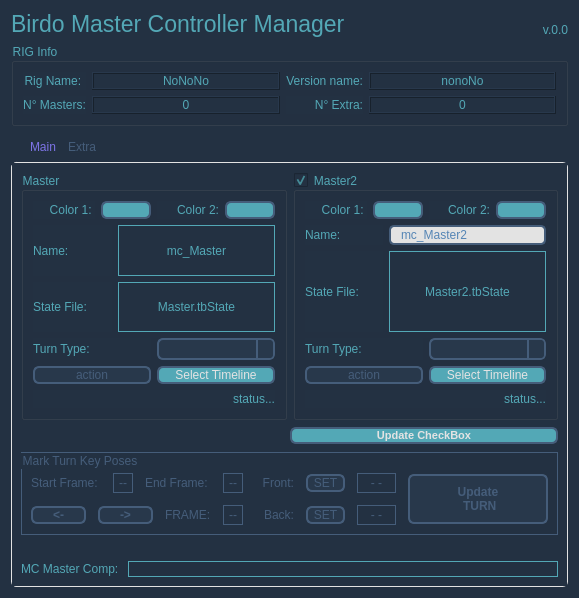
<?xml version="1.0" encoding="UTF-8"?>
<ui version="4.0">
 <class>Form</class>
 <widget class="QWidget" name="Form">
  <property name="geometry">
   <rect>
    <x>0</x>
    <y>0</y>
    <width>579</width>
    <height>598</height>
   </rect>
  </property>
  <property name="windowTitle">
   <string>Birdo MC Manager</string>
  </property>
  <property name="styleSheet">
   <string notr="true">QWidget{	
	background-color: #233142;
}

QLabel{
	color: #53a8b6;
}

QLabel:disabled {
	color: #455d7a;
}

QGroupBox {
	color: #53a8b6;
}

QGroupBox:disabled {
	color: #455d7a;
	border: 1px solid #455d7a;
}

QGroupBox:unchecked {
	border: null;	
}

QTabWidget::pane {
	border: 1px solid #e3e3e3;
	border-radius: 5px;
} 

QTabWidget::tab-bar {
    left: 15px; /* move to the right by 5px */
}

QTabBar::tab {
	color: #455d7a;
	background: transparent; 
	border: null; 
	padding-top: 8px;
	padding-bottom: 8px;
	padding-right: 8px;
	padding-left: 4px;

} 

QTabBar::tab:selected {
	color: #7c73e6;
	background: transparent; 
	padding-left: 4px;
}

QCheckBox {
	color: #e3e3e3;
    spacing: 5px;
}

QCheckBox:unchecked {
	color: #53a8b6;
}

QCheckBox:checked {
	color: #7c73e6;
}

QCheckBox::indicator:unchecked {
    border: 1px solid white;
	border-radius: 2px;
	background-color:#233142;
}

QCheckBox::indicator:checked {
    border: 2px solid lightgray;
	border-radius: 6px;
	background-color: rgb(56, 186, 255);
}

QCheckBox:disabled{
	color: gray;
}

QCheckBox::indicator:checked:disabled {
    color: rgb(250, 90, 120);
	background-color: #233142;
	border-color: gray;
}

QCheckBox::indicator:unchecked:disabled {
    color: rgb(250, 90, 120);
	background-color: #233142;
	border-color: gray;
}

QComboBox {
	color: #233142;
    border: 2px solid #455d7a;
    border-radius: 6px;
    padding: 1px 18px 1px 3px;
    min-width: 6em;
}

QComboBox::down-arrow {
      image: null;
}

QComboBox:!editable, QComboBox::drop-down:editable {
     background: #e3e3e3;
}

QComboBox:on { /* shift the text when the popup opens */
    padding-top: 3px;
    padding-left: 4px;
}

QComboBox::drop-down {
    width: 15px;
	background-color: #e3e3e3;
    border-left-width: 2px;
    border-left-color: #455d7a;
    border-left-style: solid; /* just a single line */
    border-top-right-radius: 3px; /* same radius as the QComboBox */
    border-bottom-right-radius: 3px;
}

QComboBox::drop-down:disabled {
	background: rgb(40, 56, 75);
}

QComboBox:hover{
    border: 2px solid white;
    color: #53a8b6;
}

QComboBox QAbstractItemView{
    border: 2px solid white;
	border-radius: 10px;
    color: #233142;
	background-color: lightgray;
    selection-background-color: rgb(40, 30, 50);
	selection-color: white;
	selection-item-border-radius: 2px;
	padding: 3px 3px ;
}

QComboBox:disabled{
	border-color: #455d7a;
	background: rgb(40, 56, 75);
	color: #455d7a;
}

QScrollArea{
	border-radius: 5px;
	border: none;
}

QScrollBar::handle {
	border-radius: 10px;
 	border: none;
	background-color: #455d7a;
	width: 5px;
}

QScrollBar::add-page{ 
	border: none;
    background-color: transparent;
}

QScrollBar::sub-page {
    background-color: transparent;
	border: none;
}

QScrollBar::add-line {
    border: none;
    background-color: transparent;
}

QScrollBar::sub-line {
    border: none;
    background-color: transparent;
}

QScrollBar:arrow{
	border: none;
	background: transparent;
	color: none;
	image: none;
}

QPushButton {
	color: #e3e3e3;
    border: 2px solid #455d7a;
    border-radius: 6px;
	background-color: #53a8b6;
}

QPushButton:hover{
    border: 2px solid white;
    color: white;
}

QPushButton:pressed {
	color: #e3e3e3;
	border-color: #e3e3e3;
    background-color: #455d7a;
}

QPushButton:flat {
    border: none; /* no border for a flat push button */
}

QPushButton:default {
    border-color: navy; /* make the default button prominent */
}

QPushButton::disabled {
	border-color: #455d7a;
	background: rgb(40, 56, 75);
	color: #455d7a;
}

QLineEdit {
	color: #5585b5;
    border: 2px solid #455d7a;
    border-radius: 5px;
    padding: 0 8px;
    background: #e3e3e3;
    selection-background-color: darkgray;
}

QLineEdit:hover{
    border: 2px solid white;
    color: black;
}

QLineEdit:disabled{
	border-color: #455d7a;
	background: rgb(40, 56, 75);
	color: #455d7a;
}</string>
  </property>
  <layout class="QGridLayout" name="gridLayout_2">
   <item row="1" column="0">
    <widget class="QGroupBox" name="groupInfo">
     <property name="title">
      <string>RIG Info</string>
     </property>
     <layout class="QGridLayout" name="gridLayout" rowstretch="0,0" columnstretch="0,0,0,0">
      <item row="0" column="1">
       <widget class="QLabel" name="labelRigName">
        <property name="sizePolicy">
         <sizepolicy hsizetype="Expanding" vsizetype="Preferred">
          <horstretch>0</horstretch>
          <verstretch>0</verstretch>
         </sizepolicy>
        </property>
        <property name="frameShape">
         <enum>QFrame::Box</enum>
        </property>
        <property name="frameShadow">
         <enum>QFrame::Raised</enum>
        </property>
        <property name="text">
         <string>NoNoNo</string>
        </property>
        <property name="alignment">
         <set>Qt::AlignCenter</set>
        </property>
       </widget>
      </item>
      <item row="1" column="1">
       <widget class="QLabel" name="labelMCMasterCount">
        <property name="frameShape">
         <enum>QFrame::Box</enum>
        </property>
        <property name="frameShadow">
         <enum>QFrame::Raised</enum>
        </property>
        <property name="text">
         <string>0</string>
        </property>
        <property name="alignment">
         <set>Qt::AlignCenter</set>
        </property>
       </widget>
      </item>
      <item row="1" column="0">
       <widget class="QLabel" name="label_4">
        <property name="text">
         <string>N° Masters:</string>
        </property>
        <property name="alignment">
         <set>Qt::AlignCenter</set>
        </property>
       </widget>
      </item>
      <item row="0" column="0">
       <widget class="QLabel" name="label_2">
        <property name="text">
         <string>Rig Name: </string>
        </property>
        <property name="alignment">
         <set>Qt::AlignCenter</set>
        </property>
       </widget>
      </item>
      <item row="0" column="2">
       <widget class="QLabel" name="label_6">
        <property name="text">
         <string>Version name:</string>
        </property>
        <property name="alignment">
         <set>Qt::AlignRight|Qt::AlignTrailing|Qt::AlignVCenter</set>
        </property>
       </widget>
      </item>
      <item row="0" column="3">
       <widget class="QLabel" name="labelRigVersion">
        <property name="sizePolicy">
         <sizepolicy hsizetype="Expanding" vsizetype="Preferred">
          <horstretch>0</horstretch>
          <verstretch>0</verstretch>
         </sizepolicy>
        </property>
        <property name="frameShape">
         <enum>QFrame::Box</enum>
        </property>
        <property name="frameShadow">
         <enum>QFrame::Raised</enum>
        </property>
        <property name="text">
         <string>nonoNo</string>
        </property>
        <property name="alignment">
         <set>Qt::AlignCenter</set>
        </property>
       </widget>
      </item>
      <item row="1" column="2">
       <widget class="QLabel" name="label_8">
        <property name="text">
         <string>N° Extra:</string>
        </property>
        <property name="alignment">
         <set>Qt::AlignRight|Qt::AlignTrailing|Qt::AlignVCenter</set>
        </property>
       </widget>
      </item>
      <item row="1" column="3">
       <widget class="QLabel" name="labelMCExtraCount">
        <property name="frameShape">
         <enum>QFrame::Box</enum>
        </property>
        <property name="frameShadow">
         <enum>QFrame::Raised</enum>
        </property>
        <property name="text">
         <string>0</string>
        </property>
        <property name="alignment">
         <set>Qt::AlignCenter</set>
        </property>
       </widget>
      </item>
     </layout>
    </widget>
   </item>
   <item row="0" column="0">
    <layout class="QHBoxLayout" name="horizontalLayout_2">
     <item>
      <widget class="QLabel" name="label">
       <property name="font">
        <font>
         <pointsize>17</pointsize>
        </font>
       </property>
       <property name="styleSheet">
        <string notr="true">QLabel {
	color: #53a8b6;
}</string>
       </property>
       <property name="text">
        <string>Birdo Master Controller Manager</string>
       </property>
      </widget>
     </item>
     <item>
      <widget class="QLabel" name="labelVersion">
       <property name="text">
        <string>v.0.0</string>
       </property>
       <property name="alignment">
        <set>Qt::AlignBottom|Qt::AlignRight|Qt::AlignTrailing</set>
       </property>
      </widget>
     </item>
    </layout>
   </item>
   <item row="2" column="0">
    <widget class="QTabWidget" name="tabWidget">
     <property name="currentIndex">
      <number>0</number>
     </property>
     <widget class="QWidget" name="intro">
      <attribute name="title">
       <string>Main</string>
      </attribute>
      <layout class="QVBoxLayout" name="verticalLayout_3">
       <item>
        <layout class="QHBoxLayout" name="horizontalLayout_5">
         <item>
          <widget class="QGroupBox" name="groupMaster">
           <property name="sizePolicy">
            <sizepolicy hsizetype="Preferred" vsizetype="Expanding">
             <horstretch>0</horstretch>
             <verstretch>0</verstretch>
            </sizepolicy>
           </property>
           <property name="maximumSize">
            <size>
             <width>16777215</width>
             <height>16777215</height>
            </size>
           </property>
           <property name="title">
            <string>Master</string>
           </property>
           <layout class="QVBoxLayout" name="verticalLayout_2">
            <item>
             <layout class="QHBoxLayout" name="horizontalLayout_18">
              <item>
               <widget class="QLabel" name="label_5">
                <property name="text">
                 <string>Color 1: </string>
                </property>
                <property name="alignment">
                 <set>Qt::AlignRight|Qt::AlignTrailing|Qt::AlignVCenter</set>
                </property>
               </widget>
              </item>
              <item>
               <widget class="QPushButton" name="pushMasterCor1">
                <property name="minimumSize">
                 <size>
                  <width>50</width>
                  <height>0</height>
                 </size>
                </property>
                <property name="maximumSize">
                 <size>
                  <width>50</width>
                  <height>16777215</height>
                 </size>
                </property>
                <property name="text">
                 <string/>
                </property>
               </widget>
              </item>
              <item>
               <widget class="QLabel" name="label_11">
                <property name="text">
                 <string>Color 2:</string>
                </property>
                <property name="alignment">
                 <set>Qt::AlignRight|Qt::AlignTrailing|Qt::AlignVCenter</set>
                </property>
               </widget>
              </item>
              <item>
               <widget class="QPushButton" name="pushMasterCor2">
                <property name="minimumSize">
                 <size>
                  <width>50</width>
                  <height>0</height>
                 </size>
                </property>
                <property name="maximumSize">
                 <size>
                  <width>50</width>
                  <height>16777215</height>
                 </size>
                </property>
                <property name="text">
                 <string/>
                </property>
               </widget>
              </item>
             </layout>
            </item>
            <item>
             <layout class="QHBoxLayout" name="horizontalLayout_11" stretch="1,2">
              <item>
               <widget class="QLabel" name="label_3">
                <property name="text">
                 <string>Name:</string>
                </property>
               </widget>
              </item>
              <item>
               <widget class="QLabel" name="labelMasterName">
                <property name="frameShape">
                 <enum>QFrame::Box</enum>
                </property>
                <property name="text">
                 <string>mc_Master</string>
                </property>
                <property name="alignment">
                 <set>Qt::AlignCenter</set>
                </property>
               </widget>
              </item>
             </layout>
            </item>
            <item>
             <layout class="QHBoxLayout" name="horizontalLayout_10" stretch="1,2">
              <item>
               <widget class="QLabel" name="label_14">
                <property name="text">
                 <string>State File:</string>
                </property>
               </widget>
              </item>
              <item>
               <widget class="QLabel" name="labelMasterStFile">
                <property name="frameShape">
                 <enum>QFrame::Box</enum>
                </property>
                <property name="text">
                 <string>Master.tbState</string>
                </property>
                <property name="alignment">
                 <set>Qt::AlignCenter</set>
                </property>
               </widget>
              </item>
             </layout>
            </item>
            <item>
             <layout class="QHBoxLayout" name="horizontalLayout_9">
              <item>
               <widget class="QLabel" name="label_16">
                <property name="text">
                 <string>Turn Type:</string>
                </property>
               </widget>
              </item>
              <item>
               <widget class="QComboBox" name="comboTurnType">
                <property name="enabled">
                 <bool>false</bool>
                </property>
               </widget>
              </item>
             </layout>
            </item>
            <item>
             <layout class="QHBoxLayout" name="horizontalLayout_12">
              <item>
               <widget class="QPushButton" name="pushActionMaster">
                <property name="enabled">
                 <bool>false</bool>
                </property>
                <property name="text">
                 <string>action</string>
                </property>
               </widget>
              </item>
              <item>
               <widget class="QPushButton" name="pushSelectTL">
                <property name="text">
                 <string>Select Timeline</string>
                </property>
               </widget>
              </item>
             </layout>
            </item>
            <item>
             <widget class="QLabel" name="labelMasterStatus">
              <property name="sizePolicy">
               <sizepolicy hsizetype="Preferred" vsizetype="Expanding">
                <horstretch>0</horstretch>
                <verstretch>0</verstretch>
               </sizepolicy>
              </property>
              <property name="maximumSize">
               <size>
                <width>16777215</width>
                <height>18</height>
               </size>
              </property>
              <property name="text">
               <string>status...</string>
              </property>
              <property name="alignment">
               <set>Qt::AlignRight|Qt::AlignTrailing|Qt::AlignVCenter</set>
              </property>
             </widget>
            </item>
           </layout>
          </widget>
         </item>
         <item>
          <widget class="QGroupBox" name="groupMaster2">
           <property name="enabled">
            <bool>true</bool>
           </property>
           <property name="sizePolicy">
            <sizepolicy hsizetype="Preferred" vsizetype="Expanding">
             <horstretch>0</horstretch>
             <verstretch>0</verstretch>
            </sizepolicy>
           </property>
           <property name="maximumSize">
            <size>
             <width>16777215</width>
             <height>16777215</height>
            </size>
           </property>
           <property name="title">
            <string>Master2</string>
           </property>
           <property name="checkable">
            <bool>true</bool>
           </property>
           <property name="checked">
            <bool>true</bool>
           </property>
           <layout class="QVBoxLayout" name="verticalLayout">
            <item>
             <layout class="QHBoxLayout" name="horizontalLayout_19">
              <item>
               <widget class="QLabel" name="label_12">
                <property name="text">
                 <string>Color 1: </string>
                </property>
                <property name="alignment">
                 <set>Qt::AlignRight|Qt::AlignTrailing|Qt::AlignVCenter</set>
                </property>
               </widget>
              </item>
              <item>
               <widget class="QPushButton" name="pushMaster2Cor1">
                <property name="minimumSize">
                 <size>
                  <width>50</width>
                  <height>0</height>
                 </size>
                </property>
                <property name="maximumSize">
                 <size>
                  <width>50</width>
                  <height>16777215</height>
                 </size>
                </property>
                <property name="text">
                 <string/>
                </property>
               </widget>
              </item>
              <item>
               <widget class="QLabel" name="label_13">
                <property name="text">
                 <string>Color 2:</string>
                </property>
                <property name="alignment">
                 <set>Qt::AlignRight|Qt::AlignTrailing|Qt::AlignVCenter</set>
                </property>
               </widget>
              </item>
              <item>
               <widget class="QPushButton" name="pushMaster2Cor2">
                <property name="minimumSize">
                 <size>
                  <width>50</width>
                  <height>0</height>
                 </size>
                </property>
                <property name="maximumSize">
                 <size>
                  <width>50</width>
                  <height>16777215</height>
                 </size>
                </property>
                <property name="text">
                 <string/>
                </property>
               </widget>
              </item>
             </layout>
            </item>
            <item>
             <layout class="QHBoxLayout" name="horizontalLayout_16" stretch="1,2">
              <item>
               <widget class="QLabel" name="label_19">
                <property name="text">
                 <string>Name:</string>
                </property>
               </widget>
              </item>
              <item>
               <widget class="QLineEdit" name="labelMaster2Name">
                <property name="enabled">
                 <bool>true</bool>
                </property>
                <property name="text">
                 <string>mc_Master2</string>
                </property>
               </widget>
              </item>
             </layout>
            </item>
            <item>
             <layout class="QHBoxLayout" name="horizontalLayout_15" stretch="1,2">
              <item>
               <widget class="QLabel" name="label_20">
                <property name="text">
                 <string>State File:</string>
                </property>
               </widget>
              </item>
              <item>
               <widget class="QLabel" name="labelMaster2StFile">
                <property name="frameShape">
                 <enum>QFrame::Box</enum>
                </property>
                <property name="text">
                 <string>Master2.tbState</string>
                </property>
                <property name="alignment">
                 <set>Qt::AlignCenter</set>
                </property>
               </widget>
              </item>
             </layout>
            </item>
            <item>
             <layout class="QHBoxLayout" name="horizontalLayout_14">
              <item>
               <widget class="QLabel" name="label_21">
                <property name="text">
                 <string>Turn Type:</string>
                </property>
               </widget>
              </item>
              <item>
               <widget class="QComboBox" name="comboTurnType2">
                <property name="enabled">
                 <bool>false</bool>
                </property>
               </widget>
              </item>
             </layout>
            </item>
            <item>
             <layout class="QHBoxLayout" name="horizontalLayout_13">
              <item>
               <widget class="QPushButton" name="pushActionMaster2">
                <property name="enabled">
                 <bool>false</bool>
                </property>
                <property name="text">
                 <string>action</string>
                </property>
               </widget>
              </item>
              <item>
               <widget class="QPushButton" name="pushSelectTL2">
                <property name="text">
                 <string>Select Timeline</string>
                </property>
               </widget>
              </item>
             </layout>
            </item>
            <item>
             <widget class="QLabel" name="labelMaster2Status">
              <property name="sizePolicy">
               <sizepolicy hsizetype="Preferred" vsizetype="Expanding">
                <horstretch>0</horstretch>
                <verstretch>0</verstretch>
               </sizepolicy>
              </property>
              <property name="maximumSize">
               <size>
                <width>16777215</width>
                <height>18</height>
               </size>
              </property>
              <property name="text">
               <string>status...</string>
              </property>
              <property name="alignment">
               <set>Qt::AlignRight|Qt::AlignTrailing|Qt::AlignVCenter</set>
              </property>
             </widget>
            </item>
           </layout>
          </widget>
         </item>
        </layout>
       </item>
       <item>
        <layout class="QHBoxLayout" name="horizontalLayout_17" stretch="1,1">
         <item>
          <spacer name="horizontalSpacer">
           <property name="orientation">
            <enum>Qt::Horizontal</enum>
           </property>
           <property name="sizeHint" stdset="0">
            <size>
             <width>40</width>
             <height>20</height>
            </size>
           </property>
          </spacer>
         </item>
         <item>
          <widget class="QPushButton" name="pushMCcheckbox">
           <property name="font">
            <font>
             <pointsize>8</pointsize>
             <weight>75</weight>
             <bold>true</bold>
            </font>
           </property>
           <property name="text">
            <string>Update CheckBox</string>
           </property>
          </widget>
         </item>
        </layout>
       </item>
       <item>
        <widget class="QGroupBox" name="groupFrames">
         <property name="enabled">
          <bool>false</bool>
         </property>
         <property name="styleSheet">
          <string notr="true">QGroupBox:enabled {
	border: 1px solid rgb(29, 255, 206);
}</string>
         </property>
         <property name="title">
          <string>Mark Turn Key Poses</string>
         </property>
         <layout class="QGridLayout" name="gridLayout_3" columnstretch="1,1,1">
          <property name="topMargin">
           <number>20</number>
          </property>
          <property name="spacing">
           <number>12</number>
          </property>
          <item row="0" column="1">
           <layout class="QHBoxLayout" name="horizontalLayout_7">
            <item>
             <widget class="QLabel" name="label_23">
              <property name="text">
               <string>Front:</string>
              </property>
              <property name="alignment">
               <set>Qt::AlignRight|Qt::AlignTrailing|Qt::AlignVCenter</set>
              </property>
             </widget>
            </item>
            <item>
             <widget class="QPushButton" name="pushSetFront">
              <property name="text">
               <string> SET </string>
              </property>
             </widget>
            </item>
            <item>
             <widget class="QLabel" name="labelFront">
              <property name="frameShape">
               <enum>QFrame::Box</enum>
              </property>
              <property name="text">
               <string> - - </string>
              </property>
              <property name="alignment">
               <set>Qt::AlignCenter</set>
              </property>
             </widget>
            </item>
           </layout>
          </item>
          <item row="0" column="0">
           <layout class="QHBoxLayout" name="horizontalLayout">
            <item>
             <widget class="QLabel" name="label_7">
              <property name="text">
               <string>Start Frame: </string>
              </property>
              <property name="alignment">
               <set>Qt::AlignRight|Qt::AlignTrailing|Qt::AlignVCenter</set>
              </property>
             </widget>
            </item>
            <item>
             <widget class="QLabel" name="labelStart">
              <property name="sizePolicy">
               <sizepolicy hsizetype="Fixed" vsizetype="Preferred">
                <horstretch>0</horstretch>
                <verstretch>0</verstretch>
               </sizepolicy>
              </property>
              <property name="minimumSize">
               <size>
                <width>20</width>
                <height>20</height>
               </size>
              </property>
              <property name="frameShape">
               <enum>QFrame::Box</enum>
              </property>
              <property name="text">
               <string> -- </string>
              </property>
              <property name="alignment">
               <set>Qt::AlignCenter</set>
              </property>
             </widget>
            </item>
            <item>
             <widget class="QLabel" name="label_10">
              <property name="text">
               <string>End Frame: </string>
              </property>
              <property name="alignment">
               <set>Qt::AlignRight|Qt::AlignTrailing|Qt::AlignVCenter</set>
              </property>
             </widget>
            </item>
            <item>
             <widget class="QLabel" name="labelStop">
              <property name="sizePolicy">
               <sizepolicy hsizetype="Fixed" vsizetype="Preferred">
                <horstretch>0</horstretch>
                <verstretch>0</verstretch>
               </sizepolicy>
              </property>
              <property name="minimumSize">
               <size>
                <width>20</width>
                <height>20</height>
               </size>
              </property>
              <property name="frameShape">
               <enum>QFrame::Box</enum>
              </property>
              <property name="text">
               <string> -- </string>
              </property>
              <property name="alignment">
               <set>Qt::AlignCenter</set>
              </property>
             </widget>
            </item>
           </layout>
          </item>
          <item row="1" column="0">
           <layout class="QHBoxLayout" name="horizontalLayout_3">
            <item>
             <widget class="QPushButton" name="pushPrev">
              <property name="font">
               <font>
                <weight>75</weight>
                <bold>true</bold>
               </font>
              </property>
              <property name="toolTip">
               <string>Previous Frame</string>
              </property>
              <property name="text">
               <string>&lt;-</string>
              </property>
             </widget>
            </item>
            <item>
             <widget class="QPushButton" name="pushNext">
              <property name="font">
               <font>
                <weight>75</weight>
                <bold>true</bold>
               </font>
              </property>
              <property name="toolTip">
               <string>Next Frame</string>
              </property>
              <property name="text">
               <string>-&gt;</string>
              </property>
             </widget>
            </item>
            <item>
             <layout class="QHBoxLayout" name="horizontalLayout_6">
              <item>
               <widget class="QLabel" name="label_15">
                <property name="text">
                 <string>FRAME:</string>
                </property>
               </widget>
              </item>
              <item>
               <widget class="QLabel" name="labelCurrentFrame">
                <property name="sizePolicy">
                 <sizepolicy hsizetype="Fixed" vsizetype="Preferred">
                  <horstretch>0</horstretch>
                  <verstretch>0</verstretch>
                 </sizepolicy>
                </property>
                <property name="minimumSize">
                 <size>
                  <width>20</width>
                  <height>20</height>
                 </size>
                </property>
                <property name="frameShape">
                 <enum>QFrame::Box</enum>
                </property>
                <property name="text">
                 <string> -- </string>
                </property>
                <property name="alignment">
                 <set>Qt::AlignCenter</set>
                </property>
               </widget>
              </item>
             </layout>
            </item>
           </layout>
          </item>
          <item row="1" column="1">
           <layout class="QHBoxLayout" name="horizontalLayout_8">
            <item>
             <widget class="QLabel" name="label_25">
              <property name="text">
               <string>Back:</string>
              </property>
              <property name="alignment">
               <set>Qt::AlignRight|Qt::AlignTrailing|Qt::AlignVCenter</set>
              </property>
             </widget>
            </item>
            <item>
             <widget class="QPushButton" name="pushSetBack">
              <property name="text">
               <string> SET </string>
              </property>
             </widget>
            </item>
            <item>
             <widget class="QLabel" name="labelBack">
              <property name="frameShape">
               <enum>QFrame::Box</enum>
              </property>
              <property name="text">
               <string> - - </string>
              </property>
              <property name="alignment">
               <set>Qt::AlignCenter</set>
              </property>
             </widget>
            </item>
           </layout>
          </item>
          <item row="0" column="2" rowspan="2">
           <widget class="QPushButton" name="pushUpdateTurn">
            <property name="enabled">
             <bool>false</bool>
            </property>
            <property name="minimumSize">
             <size>
              <width>0</width>
              <height>50</height>
             </size>
            </property>
            <property name="font">
             <font>
              <weight>75</weight>
              <bold>true</bold>
             </font>
            </property>
            <property name="text">
             <string>Update
 TURN</string>
            </property>
           </widget>
          </item>
         </layout>
        </widget>
       </item>
       <item>
        <spacer name="horizontalSpacer_2">
         <property name="orientation">
          <enum>Qt::Horizontal</enum>
         </property>
         <property name="sizeHint" stdset="0">
          <size>
           <width>40</width>
           <height>20</height>
          </size>
         </property>
        </spacer>
       </item>
       <item>
        <layout class="QHBoxLayout" name="horizontalLayout_4" stretch="0,2">
         <item>
          <widget class="QLabel" name="label_9">
           <property name="text">
            <string>MC Master Comp: </string>
           </property>
          </widget>
         </item>
         <item>
          <widget class="QLabel" name="labelCompMaster">
           <property name="frameShape">
            <enum>QFrame::Box</enum>
           </property>
           <property name="text">
            <string/>
           </property>
           <property name="alignment">
            <set>Qt::AlignCenter</set>
           </property>
          </widget>
         </item>
        </layout>
       </item>
      </layout>
     </widget>
     <widget class="QWidget" name="mc_manager">
      <attribute name="title">
       <string>Extra</string>
      </attribute>
      <layout class="QGridLayout" name="gridLayout_4"/>
     </widget>
    </widget>
   </item>
  </layout>
 </widget>
 <resources/>
 <connections/>
</ui>
